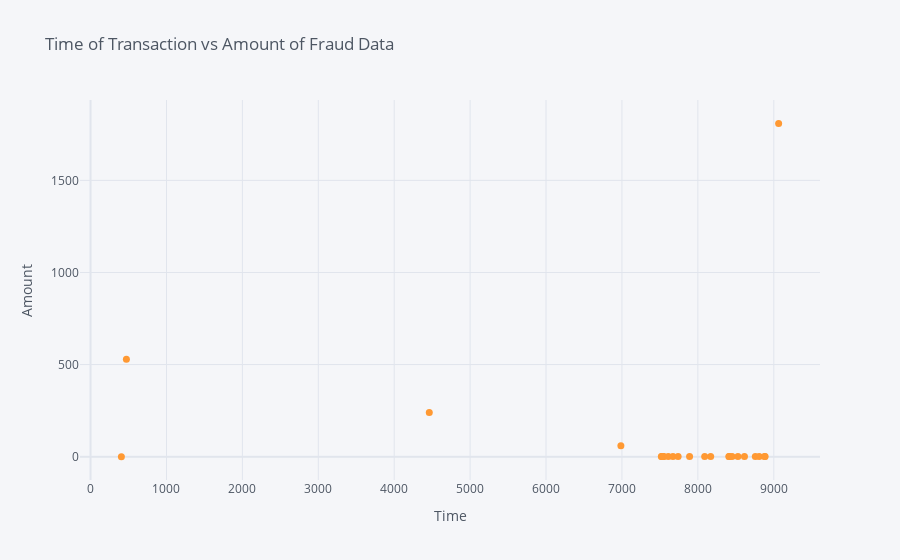

The cell this chart's notebook holds for it:
### Code cell
fraud.iplot(kind='scatter',x='Time',y='Amount',mode='markers',size=7,xTitle="Time",yTitle='Amount',title="Time of Transaction vs Amount of Fraud Data")

### Figure 1 — Plotly figure (JSON) as saved in the notebook; plotly's stock layout.template omitted (floating-point values rounded to 4 significant figures)
{"data": [{"line": {"color": "rgba(255, 153, 51, 1.0)", "dash": "solid", "shape": "linear", "width": 1.3}, "marker": {"size": 7, "symbol": "circle"}, "mode": "markers", "name": "Amount", "text": "", "type": "scatter", "x": [406, 472, 4462, 6986, 7519, 7526, 7535, 7543, 7551, 7610, 7672, 7740, 7891, 8090, 8169, 8408, 8415, 8451, 8528, 8614, 8757, 8808, 8878, 8886, 9064], "y": [0, 529, 239.9, 59, 1, 1, 1, 1, 1, 1, 1, 1, 1, 1, 1, 1, 1, 1, 1, 1, 1, 1.1, 1, 1, 1810.0]}], "layout": {"autosize": true, "legend": {"bgcolor": "#F5F6F9", "font": {"color": "#4D5663"}}, "paper_bgcolor": "#F5F6F9", "plot_bgcolor": "#F5F6F9", "title": {"font": {"color": "#4D5663"}, "text": "Time of Transaction vs Amount of Fraud Data"}, "xaxis": {"autorange": true, "gridcolor": "#E1E5ED", "range": [-129.4, 9599.0], "showgrid": true, "tickfont": {"color": "#4D5663"}, "title": {"font": {"color": "#4D5663"}, "text": "Time"}, "type": "linear", "zerolinecolor": "#E1E5ED"}, "yaxis": {"autorange": true, "gridcolor": "#E1E5ED", "range": [-138.1, 1948.0], "showgrid": true, "tickfont": {"color": "#4D5663"}, "title": {"font": {"color": "#4D5663"}, "text": "Amount"}, "type": "linear", "zerolinecolor": "#E1E5ED"}}}
